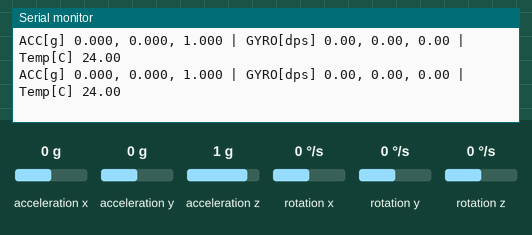
This sketch was run on a simulated ESP32. Parts: the last lines printed to the serial monitor. Wiring (inferred from the names in the program): MPU-6050 motion sensor at I2C address 0x68. The inputs (shaded band) are chosen by the test bench; at power-on: acceleration x 0 g, acceleration y 0 g, acceleration z 1 g, rotation x 0 °/s, rotation y 0 °/s, rotation z 0 °/s.

Above: at 2.2 s.
2.3 s: acceleration x set to -1.4 g
At 2.58 s:
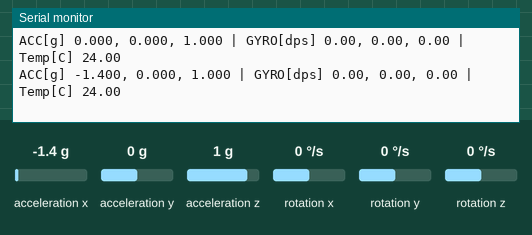
3.8 s: acceleration y set to -1.4 g
At 3.99 s:
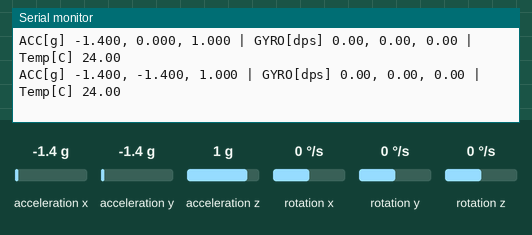
5.3 s: acceleration z set to -1.4 g
At 5.41 s:
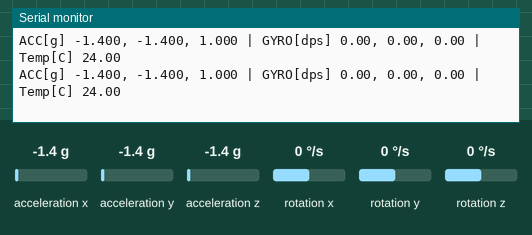
6.8 s: rotation x set to -192 °/s
At 6.83 s:
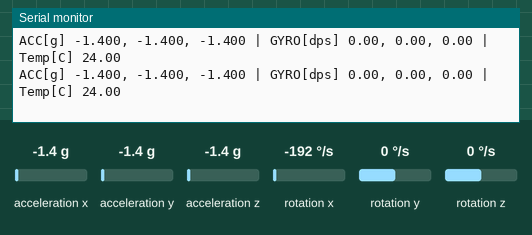
8.3 s: rotation y set to -192 °/s
At 8.45 s:
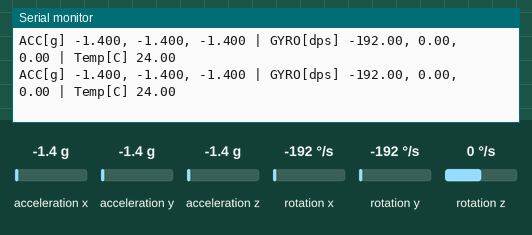

Measured:
- after the input at 2.3 s, the serial monitor: prints a new line after 0.12 s (image 1)
- after the input at 3.8 s, the serial monitor: prints a new line at once (image 2)

The sketch:

gyro_test.ino
```cpp
//PINOUT
// MPU6050 VCC -> ESP32 3V3
// MPU6050 GND -> ESP32 GND
// MPU6050 SDA -> ESP32 GPIO21
// MPU6050 SCL -> ESP32 GPIO22
// MPU6050 AD0 -> GND (I2C address 0x68)
// MPU6050 INT -> optional, leave unconnected for this test
// MPU6050 XDA -> leave unconnected
// MPU6050 XCL -> leave unconnected


#include <Wire.h>

  const uint8_t MPU_ADDR = 0x68; // AD0->GND: 0x68, AD0->3V3: 0x69
  const int SDA_PIN = 19;
  const int SCL_PIN = 18;

  int16_t axRaw, ayRaw, azRaw, gxRaw, gyRaw, gzRaw, tempRaw;

  bool writeReg(uint8_t reg, uint8_t val) {
    Wire.beginTransmission(MPU_ADDR);
    Wire.write(reg);
    Wire.write(val);
    return (Wire.endTransmission() == 0);
  }

  bool readBytes(uint8_t startReg, uint8_t *buf, uint8_t len) {
    Wire.beginTransmission(MPU_ADDR);
    Wire.write(startReg);
    if (Wire.endTransmission(false) != 0) return false; // repeated start
    uint8_t n = Wire.requestFrom((int)MPU_ADDR, (int)len, (int)true);
    if (n != len) return false;
    for (uint8_t i = 0; i < len; i++) buf[i] = Wire.read();
    return true;
  }

  void setup() {
    Serial.begin(115200);
    delay(1000);

    Wire.begin(SDA_PIN, SCL_PIN);
    Wire.setClock(400000);

    Serial.println("MPU-6050 scaled output test");

    // Wake up MPU-6050
    if (!writeReg(0x6B, 0x00)) {
      Serial.println("ERROR: MPU not responding. Check wiring/address.");
      while (1) delay(1000);
    }

    // Full-scale ranges:
    // ACCEL_CONFIG (0x1C): 0x00 => +/-2g
    // GYRO_CONFIG  (0x1B): 0x00 => +/-250 deg/s
    writeReg(0x1C, 0x00);
    writeReg(0x1B, 0x00);

    uint8_t who = 0;
    if (readBytes(0x75, &who, 1)) {
      Serial.print("WHO_AM_I: 0x");
      Serial.println(who, HEX); // expected 0x68
    }
  }

  void loop() {
    uint8_t d[14];
    if (!readBytes(0x3B, d, 14)) {
      Serial.println("Read error (I2C)");
      delay(500);
      return;
    }

    axRaw = (int16_t)(d[0] << 8 | d[1]);
    ayRaw = (int16_t)(d[2] << 8 | d[3]);
    azRaw = (int16_t)(d[4] << 8 | d[5]);
    tempRaw = (int16_t)(d[6] << 8 | d[7]);
    gxRaw = (int16_t)(d[8] << 8 | d[9]);
    gyRaw = (int16_t)(d[10] << 8 | d[11]);
    gzRaw = (int16_t)(d[12] << 8 | d[13]);

    // Sensitivity for selected ranges:
    // +/-2g     => 16384 LSB/g
    // +/-250dps => 131 LSB/(deg/s)
    float ax_g = axRaw / 16384.0f;
    float ay_g = ayRaw / 16384.0f;
    float az_g = azRaw / 16384.0f;

    float gx_dps = gxRaw / 131.0f;
    float gy_dps = gyRaw / 131.0f;
    float gz_dps = gzRaw / 131.0f;

    float tempC = (tempRaw / 340.0f) + 36.53f;

    Serial.print("ACC[g] ");
    Serial.print(ax_g, 3); Serial.print(", ");
    Serial.print(ay_g, 3); Serial.print(", ");
    Serial.print(az_g, 3);

    Serial.print(" | GYRO[dps] ");
    Serial.print(gx_dps, 2); Serial.print(", ");
    Serial.print(gy_dps, 2); Serial.print(", ");
    Serial.print(gz_dps, 2);

    Serial.print(" | Temp[C] ");
    Serial.println(tempC, 2);

    delay(200);
  }
```
